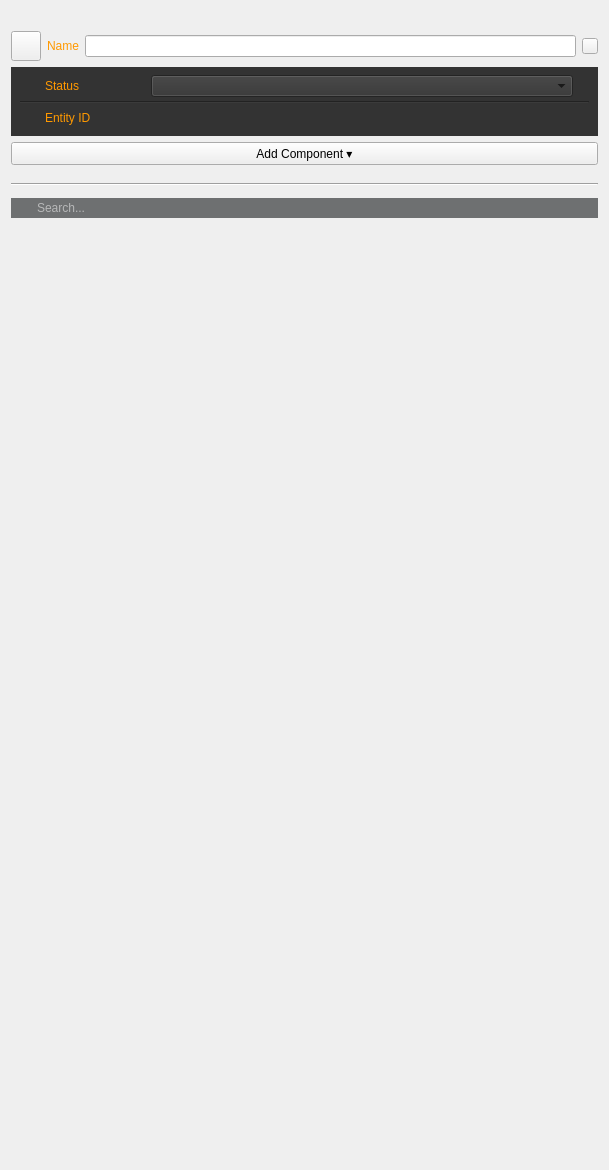
<?xml version="1.0" encoding="UTF-8"?>
<ui version="4.0">
 <class>EntityPropertyEditorUI</class>
 <widget class="QWidget" name="EntityPropertyEditorUI">
  <property name="enabled">
   <bool>true</bool>
  </property>
  <property name="geometry">
   <rect>
    <x>0</x>
    <y>0</y>
    <width>609</width>
    <height>1170</height>
   </rect>
  </property>
  <property name="sizePolicy">
   <sizepolicy hsizetype="Preferred" vsizetype="Expanding">
    <horstretch>0</horstretch>
    <verstretch>0</verstretch>
   </sizepolicy>
  </property>
  <property name="windowTitle">
   <string>Form</string>
  </property>
  <layout class="QVBoxLayout" name="verticalLayout_2">
   <item>
    <widget class="QLabel" name="m_entityDetailsLabel">
     <property name="text">
      <string/>
     </property>
     <property name="wordWrap">
      <bool>true</bool>
     </property>
     <property name="margin">
      <number>4</number>
     </property>
    </widget>
   </item>
   <item>
    <layout class="QGridLayout" name="gridLayout">
     <item row="0" column="0">
      <widget class="AzToolsFramework::IconButton" name="m_entityIcon">
       <property name="minimumSize">
        <size>
         <width>30</width>
         <height>30</height>
        </size>
       </property>
       <property name="maximumSize">
        <size>
         <width>30</width>
         <height>30</height>
        </size>
       </property>
       <property name="toolTip">
        <string>Change entity icon</string>
       </property>
       <property name="styleSheet">
        <string notr="true"/>
       </property>
       <property name="text">
        <string/>
       </property>
       <property name="iconSize">
        <size>
         <width>30</width>
         <height>30</height>
        </size>
       </property>
      </widget>
     </item>
     <item row="0" column="1" colspan="2">
      <layout class="QHBoxLayout" name="horizontalLayout_2" stretch="0,0,0">
       <item>
        <widget class="QLabel" name="m_entityNameLabel">
         <property name="palette">
          <palette>
           <active>
            <colorrole role="WindowText">
             <brush brushstyle="SolidPattern">
              <color alpha="255">
               <red>255</red>
               <green>153</green>
               <blue>0</blue>
              </color>
             </brush>
            </colorrole>
           </active>
           <inactive>
            <colorrole role="WindowText">
             <brush brushstyle="SolidPattern">
              <color alpha="255">
               <red>255</red>
               <green>153</green>
               <blue>0</blue>
              </color>
             </brush>
            </colorrole>
           </inactive>
           <disabled>
            <colorrole role="WindowText">
             <brush brushstyle="SolidPattern">
              <color alpha="255">
               <red>120</red>
               <green>120</green>
               <blue>120</blue>
              </color>
             </brush>
            </colorrole>
           </disabled>
          </palette>
         </property>
         <property name="text">
          <string>Name</string>
         </property>
        </widget>
       </item>
       <item>
        <widget class="QLineEdit" name="m_entityNameEditor">
         <property name="readOnly">
          <bool>false</bool>
         </property>
        </widget>
       </item>
       <item>
        <widget class="AzToolsFramework::IconButton" name="m_pinButton">
         <property name="minimumSize">
          <size>
           <width>16</width>
           <height>16</height>
          </size>
         </property>
         <property name="maximumSize">
          <size>
           <width>16</width>
           <height>16</height>
          </size>
         </property>
         <property name="toolTip">
          <string>Open pinned inspector</string>
         </property>
         <property name="styleSheet">
          <string notr="true"/>
         </property>
         <property name="text">
          <string/>
         </property>
         <property name="icon">
          <iconset>
           <normaloff>:/PropertyEditor/Resources/pin_button.png</normaloff>:/PropertyEditor/Resources/pin_button.png</iconset>
         </property>
         <property name="iconSize">
          <size>
           <width>16</width>
           <height>16</height>
          </size>
         </property>
        </widget>
       </item>
      </layout>
     </item>
    </layout>
   </item>
   <item>
    <widget class="QWidget" name="m_darkBox" native="true">
     <property name="enabled">
      <bool>true</bool>
     </property>
     <property name="sizePolicy">
      <sizepolicy hsizetype="Preferred" vsizetype="Preferred">
       <horstretch>0</horstretch>
       <verstretch>0</verstretch>
      </sizepolicy>
     </property>
     <property name="minimumSize">
      <size>
       <width>0</width>
       <height>0</height>
      </size>
     </property>
     <property name="maximumSize">
      <size>
       <width>16777215</width>
       <height>16777215</height>
      </size>
     </property>
     <property name="styleSheet">
      <string notr="true">background-color:rgb(51, 51, 51)</string>
     </property>
     <layout class="QVBoxLayout" name="verticalLayout_4">
      <property name="spacing">
       <number>4</number>
      </property>
      <property name="leftMargin">
       <number>9</number>
      </property>
      <property name="topMargin">
       <number>8</number>
      </property>
      <property name="rightMargin">
       <number>9</number>
      </property>
      <property name="bottomMargin">
       <number>8</number>
      </property>
      <item>
       <widget class="QWidget" name="m_statusWidget" native="true">
        <property name="sizePolicy">
         <sizepolicy hsizetype="Preferred" vsizetype="Preferred">
          <horstretch>0</horstretch>
          <verstretch>0</verstretch>
         </sizepolicy>
        </property>
        <property name="minimumSize">
         <size>
          <width>0</width>
          <height>0</height>
         </size>
        </property>
        <property name="cursor">
         <cursorShape>ArrowCursor</cursorShape>
        </property>
        <layout class="QHBoxLayout" name="horizontalLayout_4">
         <property name="leftMargin">
          <number>0</number>
         </property>
         <property name="topMargin">
          <number>0</number>
         </property>
         <property name="rightMargin">
          <number>0</number>
         </property>
         <property name="bottomMargin">
          <number>0</number>
         </property>
         <item>
          <spacer name="statusSpacer">
           <property name="orientation">
            <enum>Qt::Horizontal</enum>
           </property>
           <property name="sizeType">
            <enum>QSizePolicy::Fixed</enum>
           </property>
           <property name="sizeHint" stdset="0">
            <size>
             <width>25</width>
             <height>20</height>
            </size>
           </property>
          </spacer>
         </item>
         <item>
          <widget class="QLabel" name="m_statusLabel">
           <property name="sizePolicy">
            <sizepolicy hsizetype="Fixed" vsizetype="Preferred">
             <horstretch>0</horstretch>
             <verstretch>0</verstretch>
            </sizepolicy>
           </property>
           <property name="minimumSize">
            <size>
             <width>100</width>
             <height>0</height>
            </size>
           </property>
           <property name="palette">
            <palette>
             <active>
              <colorrole role="WindowText">
               <brush brushstyle="SolidPattern">
                <color alpha="255">
                 <red>255</red>
                 <green>153</green>
                 <blue>0</blue>
                </color>
               </brush>
              </colorrole>
              <colorrole role="Button">
               <brush brushstyle="SolidPattern">
                <color alpha="255">
                 <red>51</red>
                 <green>51</green>
                 <blue>51</blue>
                </color>
               </brush>
              </colorrole>
              <colorrole role="Base">
               <brush brushstyle="SolidPattern">
                <color alpha="255">
                 <red>51</red>
                 <green>51</green>
                 <blue>51</blue>
                </color>
               </brush>
              </colorrole>
              <colorrole role="Window">
               <brush brushstyle="SolidPattern">
                <color alpha="255">
                 <red>51</red>
                 <green>51</green>
                 <blue>51</blue>
                </color>
               </brush>
              </colorrole>
             </active>
             <inactive>
              <colorrole role="WindowText">
               <brush brushstyle="SolidPattern">
                <color alpha="255">
                 <red>255</red>
                 <green>153</green>
                 <blue>0</blue>
                </color>
               </brush>
              </colorrole>
              <colorrole role="Button">
               <brush brushstyle="SolidPattern">
                <color alpha="255">
                 <red>51</red>
                 <green>51</green>
                 <blue>51</blue>
                </color>
               </brush>
              </colorrole>
              <colorrole role="Base">
               <brush brushstyle="SolidPattern">
                <color alpha="255">
                 <red>51</red>
                 <green>51</green>
                 <blue>51</blue>
                </color>
               </brush>
              </colorrole>
              <colorrole role="Window">
               <brush brushstyle="SolidPattern">
                <color alpha="255">
                 <red>51</red>
                 <green>51</green>
                 <blue>51</blue>
                </color>
               </brush>
              </colorrole>
             </inactive>
             <disabled>
              <colorrole role="WindowText">
               <brush brushstyle="SolidPattern">
                <color alpha="255">
                 <red>120</red>
                 <green>120</green>
                 <blue>120</blue>
                </color>
               </brush>
              </colorrole>
              <colorrole role="Button">
               <brush brushstyle="SolidPattern">
                <color alpha="255">
                 <red>51</red>
                 <green>51</green>
                 <blue>51</blue>
                </color>
               </brush>
              </colorrole>
              <colorrole role="Base">
               <brush brushstyle="SolidPattern">
                <color alpha="255">
                 <red>51</red>
                 <green>51</green>
                 <blue>51</blue>
                </color>
               </brush>
              </colorrole>
              <colorrole role="Window">
               <brush brushstyle="SolidPattern">
                <color alpha="255">
                 <red>51</red>
                 <green>51</green>
                 <blue>51</blue>
                </color>
               </brush>
              </colorrole>
             </disabled>
            </palette>
           </property>
           <property name="toolTip">
            <string>Indicates that the entity should be activated immediately upon being created/spawned in the game.</string>
           </property>
           <property name="styleSheet">
            <string notr="true">background-color:rgb(51, 51, 51)</string>
           </property>
           <property name="text">
            <string>Status</string>
           </property>
          </widget>
         </item>
         <item>
          <widget class="StatusComboBox" name="m_statusComboBox">
           <property name="sizePolicy">
            <sizepolicy hsizetype="Preferred" vsizetype="Fixed">
             <horstretch>1</horstretch>
             <verstretch>0</verstretch>
            </sizepolicy>
           </property>
           <property name="focusPolicy">
            <enum>Qt::StrongFocus</enum>
           </property>
          </widget>
         </item>
         <item>
          <spacer name="horizontalSpacer_3">
           <property name="orientation">
            <enum>Qt::Horizontal</enum>
           </property>
           <property name="sizeType">
            <enum>QSizePolicy::Fixed</enum>
           </property>
           <property name="sizeHint" stdset="0">
            <size>
             <width>16</width>
             <height>20</height>
            </size>
           </property>
          </spacer>
         </item>
        </layout>
       </widget>
      </item>
      <item>
       <widget class="Line" name="line_2">
        <property name="sizePolicy">
         <sizepolicy hsizetype="Minimum" vsizetype="Preferred">
          <horstretch>0</horstretch>
          <verstretch>0</verstretch>
         </sizepolicy>
        </property>
        <property name="frameShadow">
         <enum>QFrame::Sunken</enum>
        </property>
        <property name="orientation">
         <enum>Qt::Horizontal</enum>
        </property>
       </widget>
      </item>
      <item>
       <widget class="QWidget" name="m_entityIdWidget" native="true">
        <property name="sizePolicy">
         <sizepolicy hsizetype="Preferred" vsizetype="Preferred">
          <horstretch>0</horstretch>
          <verstretch>0</verstretch>
         </sizepolicy>
        </property>
        <property name="minimumSize">
         <size>
          <width>0</width>
          <height>0</height>
         </size>
        </property>
        <layout class="QHBoxLayout" name="horizontalLayout_5">
         <property name="leftMargin">
          <number>0</number>
         </property>
         <property name="topMargin">
          <number>0</number>
         </property>
         <property name="rightMargin">
          <number>0</number>
         </property>
         <property name="bottomMargin">
          <number>0</number>
         </property>
         <item>
          <spacer name="entityIdSpacer">
           <property name="orientation">
            <enum>Qt::Horizontal</enum>
           </property>
           <property name="sizeType">
            <enum>QSizePolicy::Fixed</enum>
           </property>
           <property name="sizeHint" stdset="0">
            <size>
             <width>25</width>
             <height>20</height>
            </size>
           </property>
          </spacer>
         </item>
         <item>
          <widget class="QLabel" name="m_entityIdLabel">
           <property name="sizePolicy">
            <sizepolicy hsizetype="Fixed" vsizetype="Preferred">
             <horstretch>0</horstretch>
             <verstretch>0</verstretch>
            </sizepolicy>
           </property>
           <property name="minimumSize">
            <size>
             <width>100</width>
             <height>0</height>
            </size>
           </property>
           <property name="maximumSize">
            <size>
             <width>16777215</width>
             <height>16777215</height>
            </size>
           </property>
           <property name="palette">
            <palette>
             <active>
              <colorrole role="WindowText">
               <brush brushstyle="SolidPattern">
                <color alpha="255">
                 <red>255</red>
                 <green>153</green>
                 <blue>0</blue>
                </color>
               </brush>
              </colorrole>
              <colorrole role="Button">
               <brush brushstyle="SolidPattern">
                <color alpha="255">
                 <red>51</red>
                 <green>51</green>
                 <blue>51</blue>
                </color>
               </brush>
              </colorrole>
              <colorrole role="Base">
               <brush brushstyle="SolidPattern">
                <color alpha="255">
                 <red>51</red>
                 <green>51</green>
                 <blue>51</blue>
                </color>
               </brush>
              </colorrole>
              <colorrole role="Window">
               <brush brushstyle="SolidPattern">
                <color alpha="255">
                 <red>51</red>
                 <green>51</green>
                 <blue>51</blue>
                </color>
               </brush>
              </colorrole>
             </active>
             <inactive>
              <colorrole role="WindowText">
               <brush brushstyle="SolidPattern">
                <color alpha="255">
                 <red>255</red>
                 <green>153</green>
                 <blue>0</blue>
                </color>
               </brush>
              </colorrole>
              <colorrole role="Button">
               <brush brushstyle="SolidPattern">
                <color alpha="255">
                 <red>51</red>
                 <green>51</green>
                 <blue>51</blue>
                </color>
               </brush>
              </colorrole>
              <colorrole role="Base">
               <brush brushstyle="SolidPattern">
                <color alpha="255">
                 <red>51</red>
                 <green>51</green>
                 <blue>51</blue>
                </color>
               </brush>
              </colorrole>
              <colorrole role="Window">
               <brush brushstyle="SolidPattern">
                <color alpha="255">
                 <red>51</red>
                 <green>51</green>
                 <blue>51</blue>
                </color>
               </brush>
              </colorrole>
             </inactive>
             <disabled>
              <colorrole role="WindowText">
               <brush brushstyle="SolidPattern">
                <color alpha="255">
                 <red>120</red>
                 <green>120</green>
                 <blue>120</blue>
                </color>
               </brush>
              </colorrole>
              <colorrole role="Button">
               <brush brushstyle="SolidPattern">
                <color alpha="255">
                 <red>51</red>
                 <green>51</green>
                 <blue>51</blue>
                </color>
               </brush>
              </colorrole>
              <colorrole role="Base">
               <brush brushstyle="SolidPattern">
                <color alpha="255">
                 <red>51</red>
                 <green>51</green>
                 <blue>51</blue>
                </color>
               </brush>
              </colorrole>
              <colorrole role="Window">
               <brush brushstyle="SolidPattern">
                <color alpha="255">
                 <red>51</red>
                 <green>51</green>
                 <blue>51</blue>
                </color>
               </brush>
              </colorrole>
             </disabled>
            </palette>
           </property>
           <property name="toolTip">
            <string>ID of entity selected.</string>
           </property>
           <property name="styleSheet">
            <string notr="true">background-color:rgb(51, 51, 51)</string>
           </property>
           <property name="text">
            <string>Entity ID</string>
           </property>
          </widget>
         </item>
         <item>
          <widget class="QLabel" name="m_entityIdText">
           <property name="sizePolicy">
            <sizepolicy hsizetype="Preferred" vsizetype="Preferred">
             <horstretch>1</horstretch>
             <verstretch>0</verstretch>
            </sizepolicy>
           </property>
           <property name="minimumSize">
            <size>
             <width>0</width>
             <height>0</height>
            </size>
           </property>
           <property name="maximumSize">
            <size>
             <width>16777215</width>
             <height>16777215</height>
            </size>
           </property>
           <property name="palette">
            <palette>
             <active>
              <colorrole role="WindowText">
               <brush brushstyle="SolidPattern">
                <color alpha="255">
                 <red>255</red>
                 <green>153</green>
                 <blue>0</blue>
                </color>
               </brush>
              </colorrole>
              <colorrole role="Button">
               <brush brushstyle="SolidPattern">
                <color alpha="255">
                 <red>51</red>
                 <green>51</green>
                 <blue>51</blue>
                </color>
               </brush>
              </colorrole>
              <colorrole role="Base">
               <brush brushstyle="SolidPattern">
                <color alpha="255">
                 <red>51</red>
                 <green>51</green>
                 <blue>51</blue>
                </color>
               </brush>
              </colorrole>
              <colorrole role="Window">
               <brush brushstyle="SolidPattern">
                <color alpha="255">
                 <red>51</red>
                 <green>51</green>
                 <blue>51</blue>
                </color>
               </brush>
              </colorrole>
             </active>
             <inactive>
              <colorrole role="WindowText">
               <brush brushstyle="SolidPattern">
                <color alpha="255">
                 <red>255</red>
                 <green>153</green>
                 <blue>0</blue>
                </color>
               </brush>
              </colorrole>
              <colorrole role="Button">
               <brush brushstyle="SolidPattern">
                <color alpha="255">
                 <red>51</red>
                 <green>51</green>
                 <blue>51</blue>
                </color>
               </brush>
              </colorrole>
              <colorrole role="Base">
               <brush brushstyle="SolidPattern">
                <color alpha="255">
                 <red>51</red>
                 <green>51</green>
                 <blue>51</blue>
                </color>
               </brush>
              </colorrole>
              <colorrole role="Window">
               <brush brushstyle="SolidPattern">
                <color alpha="255">
                 <red>51</red>
                 <green>51</green>
                 <blue>51</blue>
                </color>
               </brush>
              </colorrole>
             </inactive>
             <disabled>
              <colorrole role="WindowText">
               <brush brushstyle="SolidPattern">
                <color alpha="255">
                 <red>120</red>
                 <green>120</green>
                 <blue>120</blue>
                </color>
               </brush>
              </colorrole>
              <colorrole role="Button">
               <brush brushstyle="SolidPattern">
                <color alpha="255">
                 <red>51</red>
                 <green>51</green>
                 <blue>51</blue>
                </color>
               </brush>
              </colorrole>
              <colorrole role="Base">
               <brush brushstyle="SolidPattern">
                <color alpha="255">
                 <red>51</red>
                 <green>51</green>
                 <blue>51</blue>
                </color>
               </brush>
              </colorrole>
              <colorrole role="Window">
               <brush brushstyle="SolidPattern">
                <color alpha="255">
                 <red>51</red>
                 <green>51</green>
                 <blue>51</blue>
                </color>
               </brush>
              </colorrole>
             </disabled>
            </palette>
           </property>
           <property name="cursor">
            <cursorShape>IBeamCursor</cursorShape>
           </property>
           <property name="contextMenuPolicy">
            <enum>Qt::DefaultContextMenu</enum>
           </property>
           <property name="toolTip">
            <string/>
           </property>
           <property name="styleSheet">
            <string notr="true">background-color:rgb(51, 51, 51)</string>
           </property>
           <property name="text">
            <string/>
           </property>
           <property name="textInteractionFlags">
            <set>Qt::TextSelectableByMouse</set>
           </property>
          </widget>
         </item>
         <item>
          <spacer name="horizontalSpacer_9">
           <property name="orientation">
            <enum>Qt::Horizontal</enum>
           </property>
           <property name="sizeType">
            <enum>QSizePolicy::Fixed</enum>
           </property>
           <property name="sizeHint" stdset="0">
            <size>
             <width>16</width>
             <height>20</height>
            </size>
           </property>
          </spacer>
         </item>
        </layout>
       </widget>
      </item>
     </layout>
    </widget>
   </item>
   <item>
    <layout class="QHBoxLayout" name="horizontalLayout_10">
     <property name="spacing">
      <number>0</number>
     </property>
     <property name="leftMargin">
      <number>2</number>
     </property>
     <property name="topMargin">
      <number>0</number>
     </property>
     <property name="rightMargin">
      <number>2</number>
     </property>
    </layout>
   </item>
   <item>
    <layout class="QHBoxLayout" name="horizontalLayout">
     <property name="leftMargin">
      <number>0</number>
     </property>
     <property name="topMargin">
      <number>0</number>
     </property>
     <property name="bottomMargin">
      <number>12</number>
     </property>
     <item>
      <widget class="QPushButton" name="m_addComponentButton">
       <property name="text">
        <string>Add Component ▾</string>
       </property>
      </widget>
     </item>
    </layout>
   </item>
   <item>
    <widget class="Line" name="line">
     <property name="orientation">
      <enum>Qt::Horizontal</enum>
     </property>
    </widget>
   </item>
   <item>
    <layout class="QHBoxLayout" name="m_horizontalLayout_search">
     <property name="spacing">
      <number>0</number>
     </property>
     <property name="topMargin">
      <number>6</number>
     </property>
     <property name="bottomMargin">
      <number>6</number>
     </property>
     <item>
      <widget class="QLineEdit" name="m_entitySearchBox">
       <property name="styleSheet">
        <string notr="true">
                  selection-background-color: rgb(233, 99, 0);
                  background: #6e7071;
                  background-image: url(:/AssetBrowser/Resources/search.png);
                  background-repeat: no-repeat;
                  background-position: left;
                  padding: 2 2 2 24;
                  color: rgb(255, 255, 255);
                </string>
       </property>
       <property name="frame">
        <bool>false</bool>
       </property>
       <property name="placeholderText">
        <string>Search...</string>
       </property>
      </widget>
     </item>
     <item>
      <widget class="QPushButton" name="m_buttonClearFilter">
       <property name="sizePolicy">
        <sizepolicy hsizetype="Minimum" vsizetype="Minimum">
         <horstretch>0</horstretch>
         <verstretch>0</verstretch>
        </sizepolicy>
       </property>
       <property name="maximumSize">
        <size>
         <width>16777215</width>
         <height>25</height>
        </size>
       </property>
       <property name="styleSheet">
        <string notr="true">
                  border: none;
                  background: #6e7071;
                </string>
       </property>
       <property name="text">
        <string/>
       </property>
       <property name="flat">
        <bool>false</bool>
       </property>
      </widget>
     </item>
    </layout>
   </item>
   <item>
    <spacer name="horizontalSpacer">
     <property name="orientation">
      <enum>Qt::Horizontal</enum>
     </property>
     <property name="sizeHint" stdset="0">
      <size>
       <width>588</width>
       <height>13</height>
      </size>
     </property>
    </spacer>
   </item>
   <item>
    <widget class="QScrollArea" name="m_componentList">
     <property name="focusPolicy">
      <enum>Qt::ClickFocus</enum>
     </property>
     <property name="frameShape">
      <enum>QFrame::NoFrame</enum>
     </property>
     <property name="frameShadow">
      <enum>QFrame::Plain</enum>
     </property>
     <property name="lineWidth">
      <number>0</number>
     </property>
     <property name="widgetResizable">
      <bool>true</bool>
     </property>
     <widget class="QWidget" name="m_componentListContents">
      <property name="geometry">
       <rect>
        <x>0</x>
        <y>0</y>
        <width>591</width>
        <height>895</height>
       </rect>
      </property>
      <property name="sizePolicy">
       <sizepolicy hsizetype="Preferred" vsizetype="Expanding">
        <horstretch>0</horstretch>
        <verstretch>0</verstretch>
       </sizepolicy>
      </property>
      <layout class="QVBoxLayout" name="verticalLayout_3">
       <property name="spacing">
        <number>12</number>
       </property>
       <property name="leftMargin">
        <number>0</number>
       </property>
       <property name="topMargin">
        <number>0</number>
       </property>
       <property name="rightMargin">
        <number>0</number>
       </property>
       <property name="bottomMargin">
        <number>0</number>
       </property>
      </layout>
     </widget>
    </widget>
   </item>
  </layout>
  <zorder>m_darkBox</zorder>
 </widget>
 <customwidgets>
  <customwidget>
   <class>AzToolsFramework::IconButton</class>
   <extends>QPushButton</extends>
   <header>AzToolsFramework/UI/UICore/IconButton.hxx</header>
  </customwidget>
  <customwidget>
   <class>StatusComboBox</class>
   <extends>QComboBox</extends>
   <header>AzToolsFramework/UI/PropertyEditor/EntityPropertyEditor.hxx</header>
  </customwidget>
 </customwidgets>
 <resources/>
 <connections/>
</ui>
